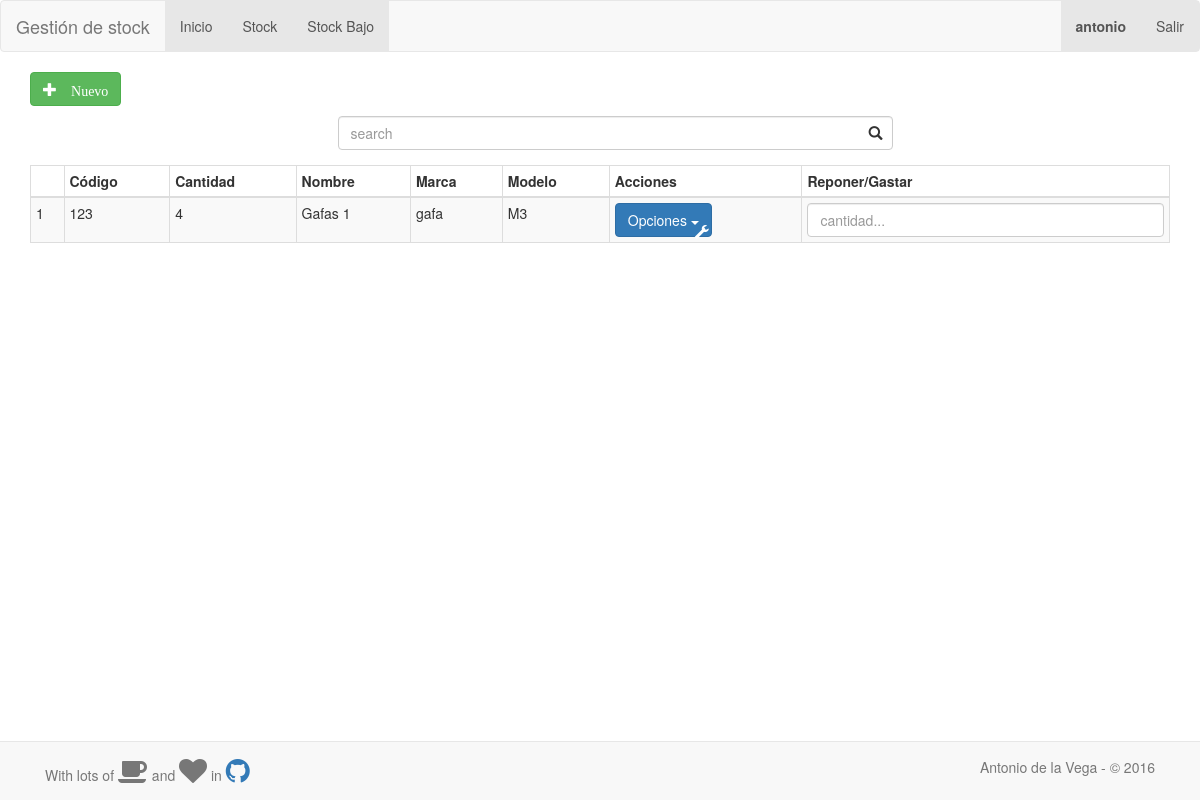
/stock/stockbajo (signed in), run on the app's committed database.
### gestion_stock/models.py (models this page shows, shortened)
class Producto(models.Model):
    cantidad = models.PositiveIntegerField()
    codigo = models.CharField('Código', max_length=30, blank=True)
    nombre = models.CharField(max_length=30, blank=True)
    marca = models.CharField(max_length=30, blank=True)
    modelo = models.CharField(max_length=30, blank=True)
    precio = models.FloatField('Precio (EUR)')
    descripcion = models.TextField('Descripción', max_length=250, blank=True, null=True)
    foto = models.ImageField(upload_to='stock/', null=True, blank=True)

### gestion_stock/views.py (the view)
@login_required
def stock_bajo(request):
    productos = Producto.objects.filter(cantidad__lte=5)
    context = {'productos': productos}
    return render(request, 'gestion_stock/index.html', context)

### gestion_stock/templates/gestion_stock/index.html (shortened to what this page needs)
{% extends "gestion_stock/base.html" %}
{% load bootstrap3 %}
{% block content %}
    <form action="/stock/nuevo">
        <button type="submit" class="btn btn-success "><span class="glyphicon glyphicon-plus"> Nuevo</button>
    </form>
    <div class="container">
        <div class="row">
            <div class="col-md-6 col-md-offset-3">
                <form action="/stock/buscar" class="search-form">
                    <div class="form-group has-feedback">
                        <input type="text" class="form-control" name="search" id="search" placeholder="search">
                    </div>
                </form>
            </div>
        </div>
    </div>
    {% if productos %}
        <table class="table table-striped table-bordered table-condensed table-responsive">
            <thead>
            <tr>
                <th></th>
                <th colspan="1">Código</th>
                <th colspan="1">Cantidad</th>
                <th colspan="1">Nombre</th>
                <th colspan="1">Marca</th>
                <th colspan="1">Modelo</th>
                <th>Acciones</th>
                <th>Reponer/Gastar</th>
            </tr>
            </thead>
            <tbody
            {% for producto in productos %}
                <tr>
                    <td> {{ producto.id }} </td>
                    <td> {{ producto.codigo }} </td>
                    <td> {{ producto.cantidad }} </td>
                    <td> {{ producto.nombre }} </td>
                    <td> {{ producto.marca }} </td>
                    <td> {{ producto.modelo }} </td>
                    <td>
                        <div class="btn-group">
                            <button type="button" data-toggle="dropdown" class="btn btn-primary dropdown-toggle">
                                Opciones <span class="caret glyphicon glyphicon-wrench"></span></button>
                        </div>
                    </td>
                    <td>
                        <form action="/stock/ajustar" class="">
                            <input type="number" class="form-control" name="cantidad" id="contar"
                                   placeholder="cantidad...">
                        </form>
                    </td>
            {% endfor %}
            </tbody>
        </table>
        <br/>
        </div>
    {% else %}
        <h2> No se encuentran productos </h2>
    {% endif %}
{% endblock %}

### inicio/templates/inicio/base.html (shortened to what this page needs)
<!DOCTYPE html>
<html lang="es">
<head>
    <link rel="stylesheet" href="https://maxcdn.bootstrapcdn.com/font-awesome/4.5.0/css/font-awesome.min.css">
    <link href="/static/css/datetimepicker.css" type="text/css" media="all" rel="stylesheet"/>
    {% load staticfiles %}
</head>
<body>
{% load bootstrap3 %}
{% bootstrap_css %}
{% load staticfiles %}
<div id="bar">
    {% block bar %}
        <nav role="navigation" class="navbar navbar-default">
            <div class="navbar-header">
                <div id="bar_name">
                    {% block bar_name %}{% endblock %}
                </div>
            </div>
            <div id="navbarCollapse" class="collapse navbar-collapse">
                <ul class="nav navbar-nav">
                    <li class="active"><a href="/inicio">Inicio</a></li>
                    {% block extend_menu %}{% endblock %}
                </ul>
                <ul class="nav navbar-nav navbar-right">
                    <li class="active"><a href="#"><strong>{{ request.user.username }}</strong></a></li>
                    <li class="active"><a href="/logout">Salir</a></li>
                </ul>
            </div>
        </nav>
    {% endblock %}
</div>
<div class="container">
    <div id="content">
        {% block content %}{% endblock %}
    </div>
<p> &nbsp</p>
<p> &nbsp</p>
<p> &nbsp</p>
<p> &nbsp</p>
<div class="navbar navbar-default navbar-fixed-bottom">
    <div class="container">
        <p class="navbar-text pull-left">
            With lots of <i class="fa fa-coffee fa-2x"></i> and <i class="fa fa-heart fa-2x"></i> in <a
                href="https://github.com/antoniovj1/proyecto_ddsi"> <i class="fa fa-github fa-2x"></i> </a>
        </p>
        <p class="navbar-text pull-right"> Antonio de la Vega - © 2016 </p>
    </div>
</div>
</body>
</html>

### data on the page
Producto: id "1", codigo "123", cantidad "4", nombre "Gafas 1", marca "gafa", modelo "M3"

### other printed values
{{ request.user.username }} "antonio"
